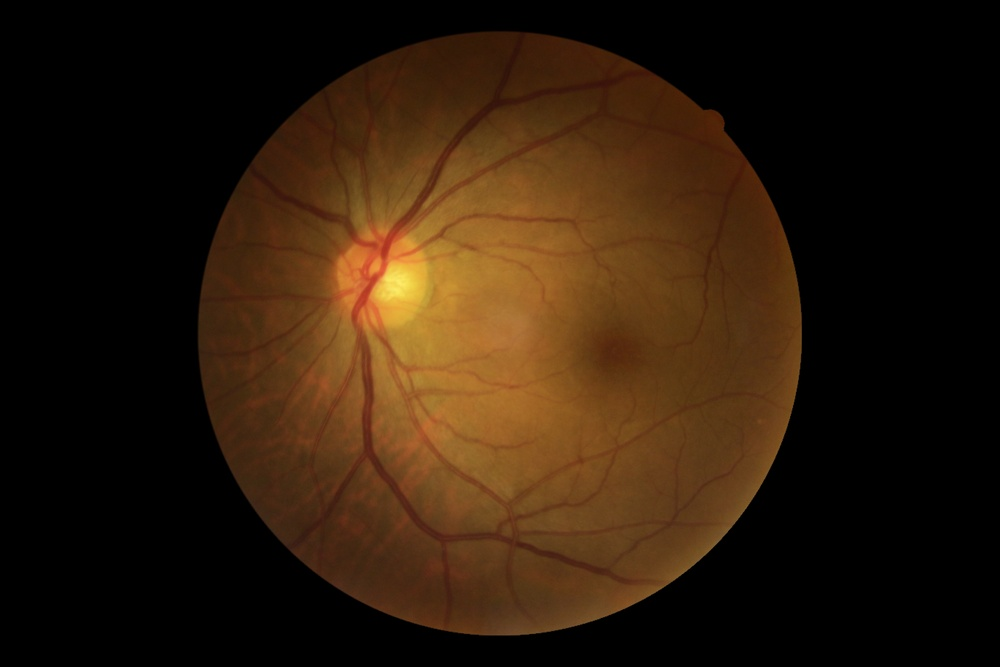
#> input picture data/image_1.jpg, 1000 x 667 px, shrunk from 2736 x 1824 before the run
$ jupyter execute apply_seoud.ipynb
#> lines starting #> are read from the running program, lines starting #| are printed output that depends on the picture; after the words box and inside, x2 and y2 are one past the last pixel; in counts of white or black regions, pixels touching at a corner belong together
#> further down, image is the input picture: shape (667, 1000, 3); mean B, G, R 11, 27.4, 45.4
[cell 1]
import cv2
import numpy as np
import os
from bokeh.plotting import figure, show
from bokeh.layouts import gridplot
from bokeh.io import output_notebook

def cvt2bokeh(img):
    h, w = img.shape[:2]
    container = np.empty((h, w), dtype=np.uint32)
    view = container.view(dtype=np.uint8).reshape((h, w, 4))
    view[:, :, 0] = img[::-1, :, 0]  # copy red channel
    view[:, :, 1] = img[::-1, :, 1]  # copy blue channel
    view[:, :, 2] = img[::-1, :, 2]  # copy green channel
    view[:, :, 3] = 255
    return container

def fundus_roi(image, mask=None):
    hsv_image = cv2.cvtColor(image, cv2.COLOR_BGR2HSV)
#> hsv_image: shape (667, 1000, 3); mean H, S, V 7, 89.2, 45.5
    h, s, v = cv2.split(hsv_image)
    threshold = 15
    _, roi = cv2.threshold(v, threshold, 1, cv2.THRESH_BINARY)
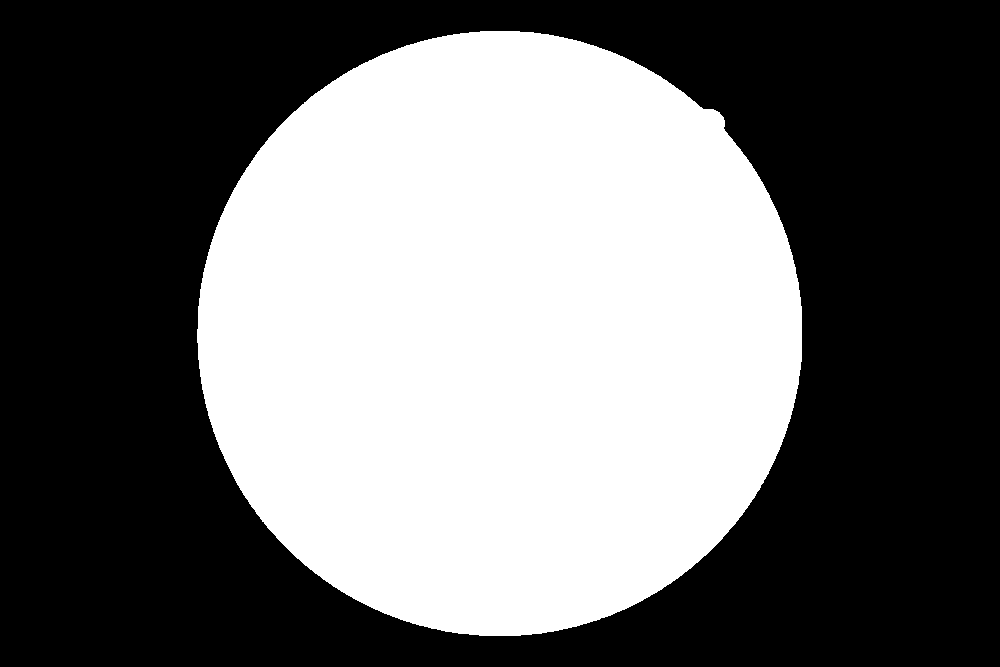
#> roi: shape (667, 1000); values 0 (black) and 1 (white), 43.2% white; 1 white region, box (x1, y1, x2, y2) and area: (197, 31, 802, 636) 288057
    roi = roi.astype(bool)
    white_pixels = np.argwhere(roi == 1)
#> white_pixels = 288057 pairs, first value 31 to 635, second value 197 to 801
    if white_pixels.size == 0:
        print("Aucun pixel blanc trouvé dans le masque.")
        return {"roi": roi, "diameter": 0, "image": image}
    x_min, y_min = np.min(white_pixels, axis=0)
#> x_min = 31; y_min = 197
    x_max, y_max = np.max(white_pixels, axis=0)
#> x_max = 635; y_max = 801
    diameter_x = x_max - x_min
#> diameter_x = 604
    diameter_y = y_max - y_min
#> diameter_y = 604
    diameter = int(np.maximum(diameter_x, diameter_y))
#> diameter = 604
    return {"roi": roi, "diameter": diameter, "image": image}

def apply_seoud(image, roi=None, diameter=None):
    data = fundus_roi(image)
#> data = 3 items
    roi = data["roi"]
    roi = roi.astype(np.uint8)
    D = data["diameter"]
#> D = 604
    roi_bool = roi > 0

    mean_img = np.mean(image[roi_bool])
#> mean_img = 64.68
    std_img = np.std(image[roi_bool])
#> std_img = 43.15
    kernel = cv2.getStructuringElement(cv2.MORPH_CROSS, (3, 3))
    dilated_image = cv2.dilate(image, kernel, iterations=25)
    image[roi == 0] = np.mean(image, axis=(0, 1))
    roi = cv2.erode(roi, np.ones((9, 9)), iterations=1)
#> roi: shape (667, 1000); values 0 (black) and 1 (white), 41.7% white; 1 white region, box (x1, y1, x2, y2) and area: (201, 35, 798, 632) 278434
    expended_roi = np.expand_dims(roi, 2)
    dilated_image[dilated_image[:, :, 0] < 100] = np.mean(dilated_image, axis=(0, 1))
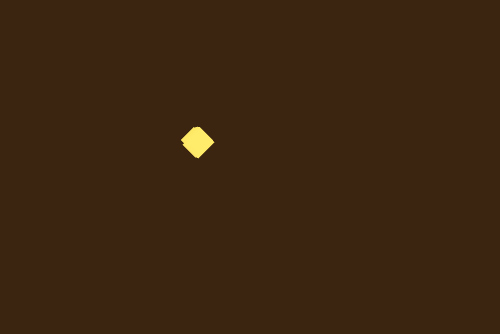
#> dilated_image: shape (667, 1000, 3) (shown at 1/2 size); mean B, G, R 17.3, 37.7, 59.7

    image = image * expended_roi + (1 - expended_roi) * dilated_image

    h0 = D // 5
#> h0 = 120
    h1 = D // 10
#> h1 = 60
    h2 = D // 360
#> h2 = 1
    h3 = D // 28
#> h3 = 21
    h0 += (h0 + 1) % 2
#> h0 = 121
    h1 += (h1 + 1) % 2
#> h1 = 61
    h2 += (h2 + 1) % 2
    h3 += (h3 + 1) % 2

    blur = cv2.medianBlur(image, min(h1, 255))

    std = local_std(image, h1)
    std = std.clip(std_img, std.max())
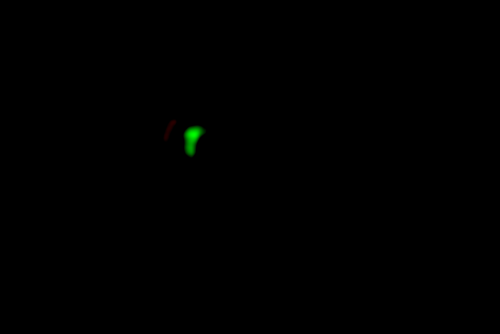
#> std: shape (667, 1000, 3) float32 (shown at 1/2 size); mean B, G, R 43.4, 43.5, 43.4; drawn with min black and max white

    c1s = cv2.split(image)
    c2s = cv2.split(blur)
    out = []
    for c1, c2 in zip(c1s, c2s):
        out.append(cv2.addWeighted(c1, 1, c2, -1, np.mean(image)))
#> this loop made 3 passes
#> after the loop, out = 3 items
    output = cv2.merge(out)

    hpf = cv2.addWeighted(output, 1, cv2.blur(output, (h3, h3)), -1, np.mean(output))

    output = cv2.addWeighted(output.astype(np.float32), 1, cv2.divide(hpf.astype(np.float32), std + 1e-7), 1, 0).clip(0, 255)

    cs = cv2.split(output)
    out = []
    for c in cs:
        c = (std_img * (c - c.mean()) / c.std()) + 127
        c = c.clip(mean_img - 3 * std_img, mean_img + 3 * std_img)
        out.append(c)
#> this loop made 3 passes
#> pass 1, in apply_seoud, `c = c.clip(mean_img - 3 * std_img, mean_img + 3 * std_img)`:
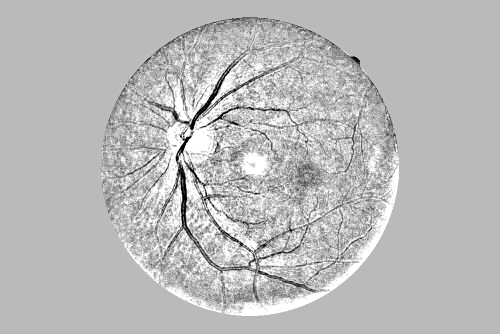
#> c: shape (667, 1000) float32 (shown at 1/2 size); min -64.76, max 194.1, mean 124.7; drawn with min black and max white

    output = cv2.merge(out).clip(0, 255).astype(np.uint8)
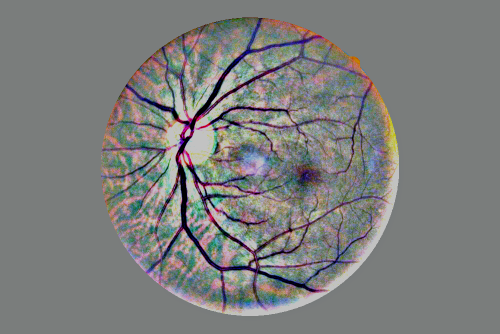
#> output: shape (667, 1000, 3) (shown at 1/2 size); mean of channels 0, 1, 2 124.3, 125.5, 124.3; drawn as B, G, R
    return {"image": image, "output": output * expended_roi}

def local_std(image, size):
    img_sq = cv2.multiply(image.astype(np.float32), image.astype(np.float32))
    E_img_sq = cv2.blur(img_sq, (size, size))

    E_local = cv2.blur(image.astype(np.float32), (size, size))
    sq_E_local = cv2.multiply(E_local, E_local)

    var = cv2.add(E_img_sq, -sq_E_local)
    std = cv2.sqrt(var.clip(1e-3, var.max()))
    return std

# Charger une image depuis le dossier ../data
image_path = "../data/image_1.jpg"
image = cv2.imread(image_path)

if image is None:
    print(f"Erreur: Impossible de charger l'image {image_path}.")
else:
    output_notebook()  # Active la sortie Bokeh dans le notebook

    image_rgb = cv2.cvtColor(image, cv2.COLOR_BGR2RGB)
    seoud_image = apply_seoud(image)
#> seoud_image = 2 items

    # Convertir les images en format Bokeh RGBA avec cvt2bokeh
    image_bokeh = cvt2bokeh(image_rgb)
    seoud_bokeh = cvt2bokeh(seoud_image['output'])
#> in cvt2bokeh (call 2), `container = np.empty((h, w), dtype=np.uint32)`:
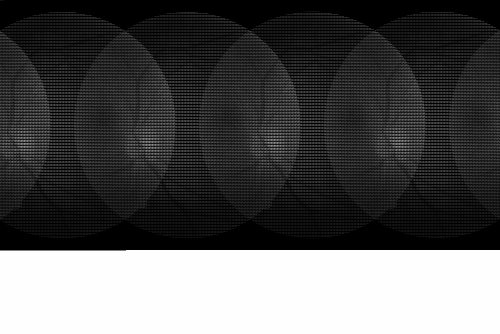
#> container: shape (667, 1000) uint32 (shown at 1/2 size); min 0, max 4.29e+09, mean 1.42e+09; drawn with min black and max white
#> in cvt2bokeh (call 2), `view[:, :, 2] = img[::-1, :, 2]`:
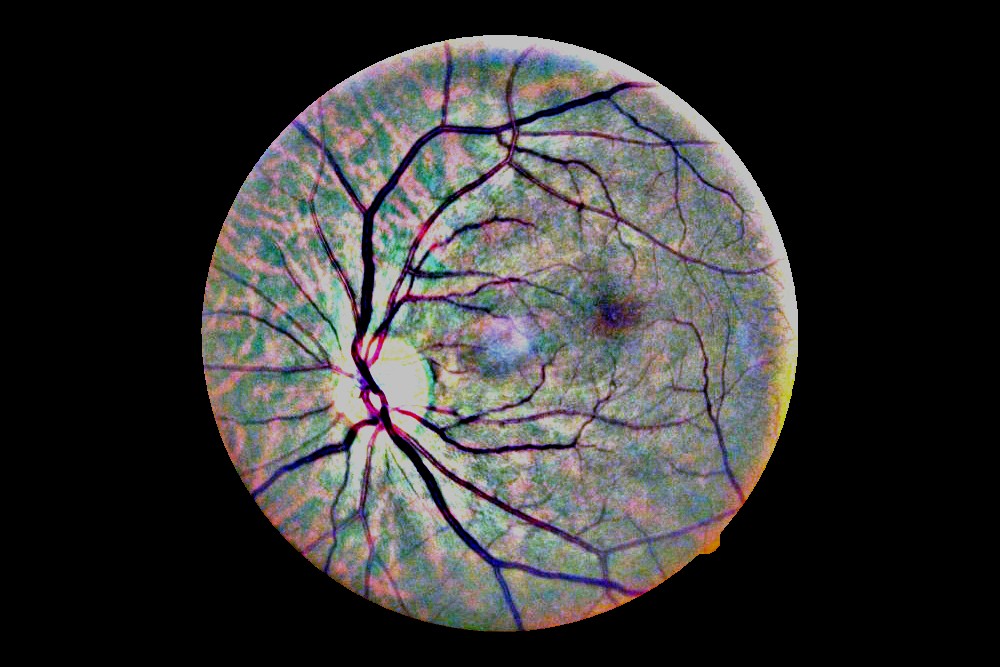
#> view: shape (667, 1000, 4); mean of channels 0, 1, 2, 3 52.1, 52.7, 53.2, 84.7; drawn as B, G, R


    # Créer les figures Bokeh pour afficher les images
    p1 = figure(title="Image originale",
                x_range=(0, image_rgb.shape[1]), y_range=(0, image_rgb.shape[0]),
                width=image_rgb.shape[1]//6, height=image_rgb.shape[0]//6)
    p1.image_rgba(image=[image_bokeh], x=0, y=0, dw=image_rgb.shape[1], dh=image_rgb.shape[0])

    p2 = figure(title="Image Seoud RGB",
                x_range=p1.x_range, y_range=p1.y_range,
                width=image_rgb.shape[1]//6, height=image_rgb.shape[0]//6)
    p2.image_rgba(image=[seoud_bokeh], x=0, y=0, dw=seoud_image['output'].shape[1], dh=seoud_image['output'].shape[0])

    # Créer une grille de plots Bokeh
    grid = gridplot([[p1, p2]], toolbar_location='right')

    # Afficher la grille de plots dans le notebook
    show(grid)

$ run again, with data/image_2.jpg copied over data/image_1.jpg
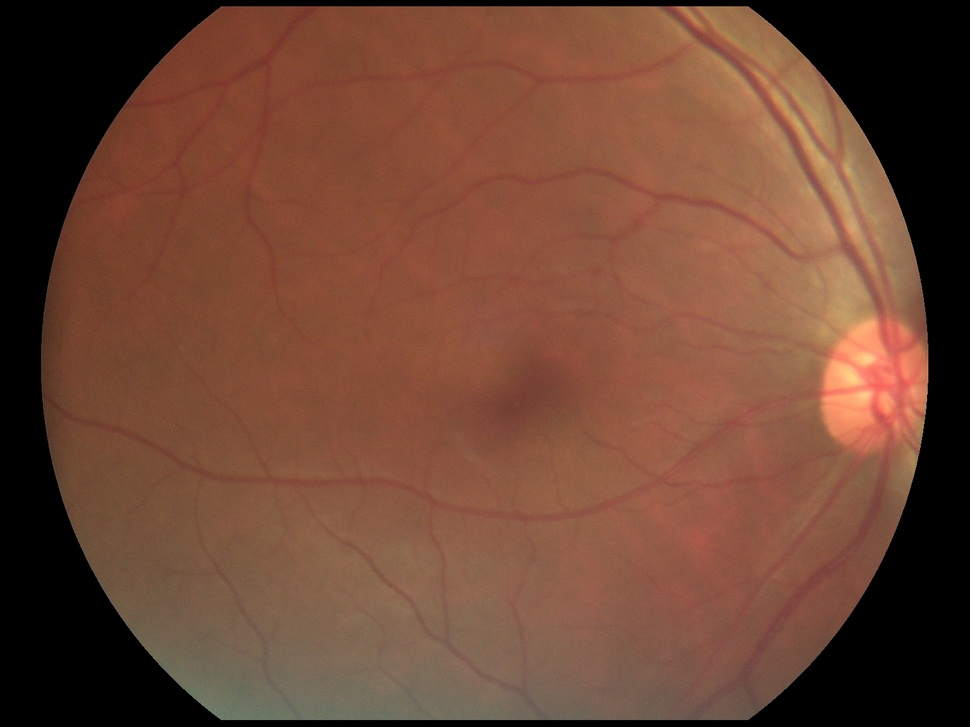
#> input picture data/image_2.jpg, 970 x 727 px, shrunk from 1536 x 1152 before the run
#> image is the input picture: shape (727, 970, 3); mean B, G, R 52.3, 69.9, 110.1
#> hsv_image: shape (727, 970, 3); mean H, S, V 8.7, 109.9, 110.2
#> in fundus_roi, `_, roi = cv2.threshold(v, threshold, 1, cv2.THRESH_BINARY)`:
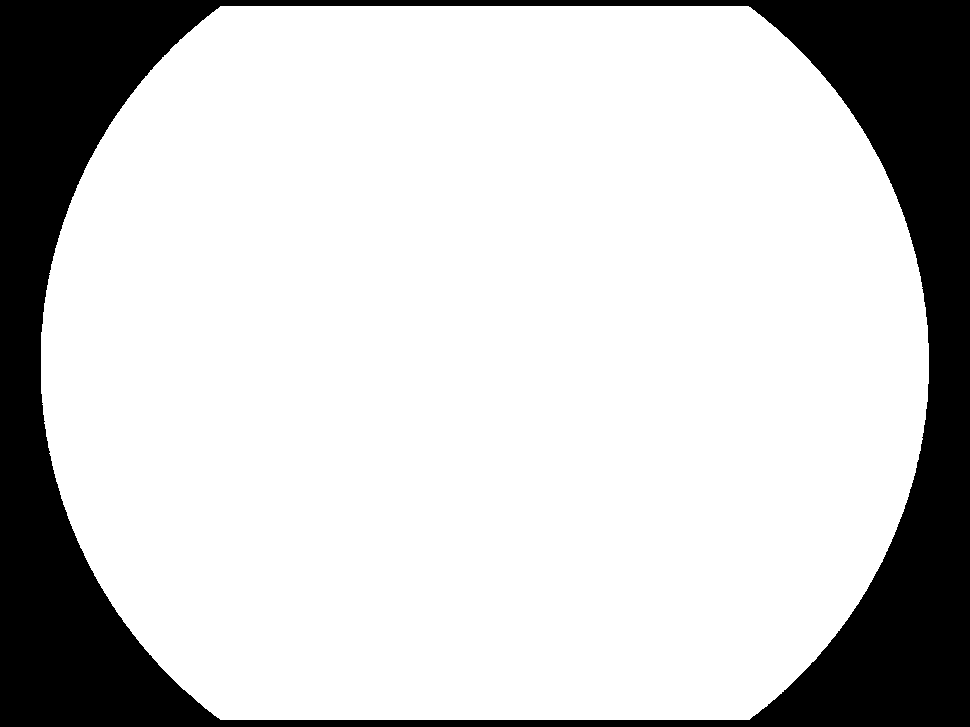
#> roi: shape (727, 970); values 0 (black) and 1 (white), 79% white; 1 black region, box (x1, y1, x2, y2) and area: (0, 0, 970, 727) 148152
#> white_pixels = 557038 pairs, first value 6 to 719, second value 41 to 928
#> x_min = 6; y_min = 41
#> x_max = 719; y_max = 928
#> diameter_x = 713
#> diameter_y = 887
#> data = 3 items
#> D = 887
#> mean_img = 98.01
#> std_img = 35.63
#> h0 = 177
#> in apply_seoud, `h1 = D // 10`: h1 = 88
#> in apply_seoud, `h2 = D // 360`: h2 = 2
#> h3 = 31
#> in apply_seoud, `h1 += (h1 + 1) % 2`: h1 = 89
#> in apply_seoud, `h2 += (h2 + 1) % 2`: h2 = 3
#> the loop in apply_seoud, `for c1, c2 in zip(c1s, c2s):` made 3 passes
#> after the loop in apply_seoud, `for c1, c2 in zip(c1s, c2s):`: out = 3 items
#> the loop in apply_seoud, `for c in cs:` made 3 passes
#> seoud_image = 2 items
#> in cvt2bokeh, `view[:, :, 2] = img[::-1, :, 2]`:
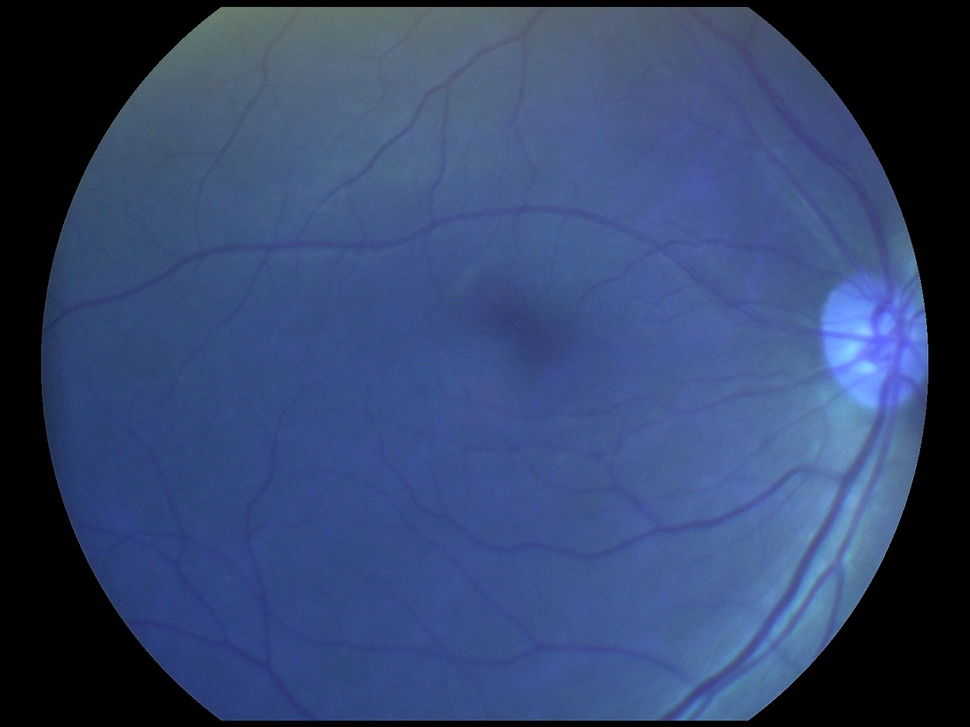
#> view: shape (727, 970, 4); mean of channels 0, 1, 2, 3 110.1, 69.9, 52.3, 96.3; drawn as B, G, R

$ run again, with data/image_3.jpg copied over data/image_1.jpg
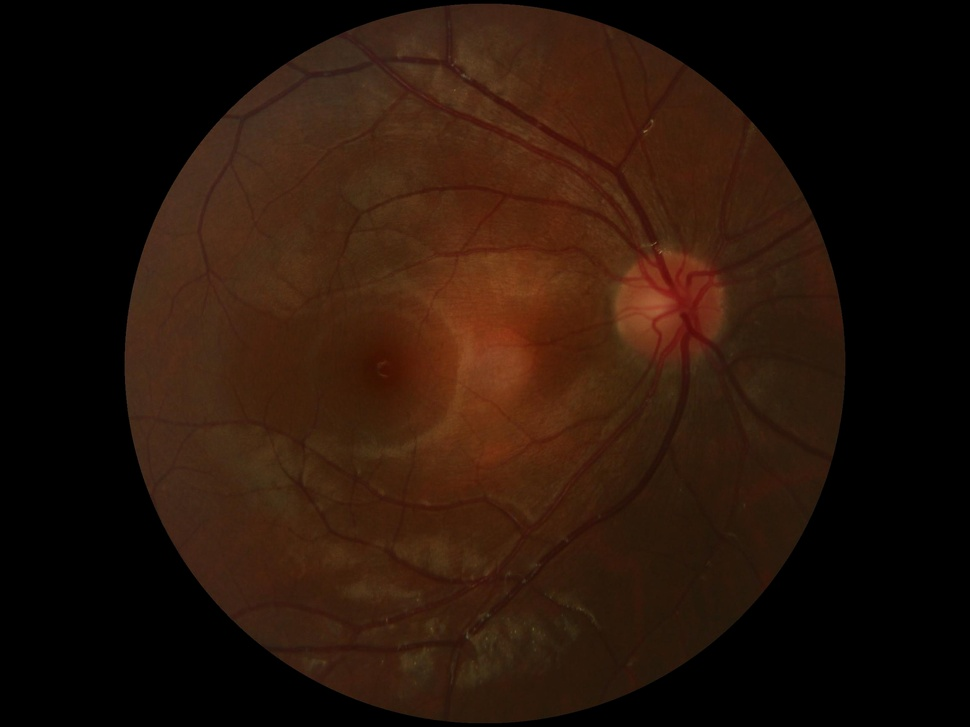
#> input picture data/image_3.jpg, 970 x 727 px, shrunk from 2304 x 1728 before the run
#> image is the input picture: shape (727, 970, 3); mean B, G, R 9.8, 20.5, 39.4
#> hsv_image: shape (727, 970, 3); mean H, S, V 7.4, 115.2, 39.4
#> in fundus_roi, `_, roi = cv2.threshold(v, threshold, 1, cv2.THRESH_BINARY)`:
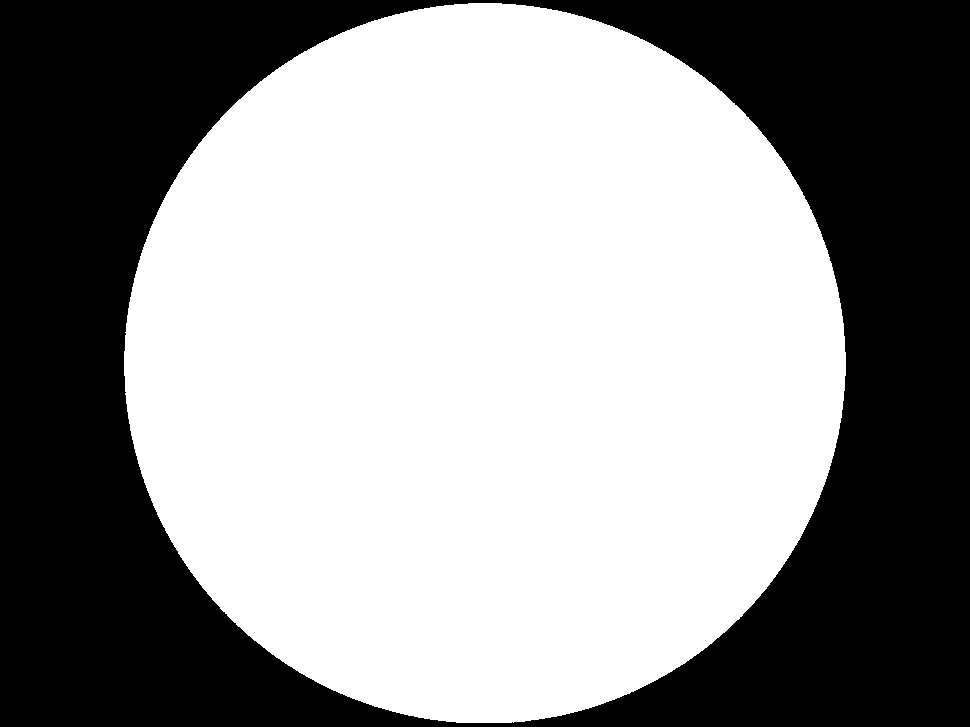
#> roi: shape (727, 970); values 0 (black) and 1 (white), 57.9% white; 1 black region, box (x1, y1, x2, y2) and area: (0, 0, 970, 727) 297042
#> white_pixels = 408148 pairs, first value 3 to 722, second value 124 to 845
#> x_min = 3; y_min = 124
#> x_max = 722; y_max = 845
#> diameter_x = 719
#> diameter_y = 721
#> data = 3 items
#> D = 721
#> mean_img = 40.09
#> std_img = 24.68
#> in apply_seoud, `h0 = D // 5`: h0 = 144
#> in apply_seoud, `h1 = D // 10`: h1 = 72
#> in apply_seoud, `h2 = D // 360`: h2 = 2
#> h3 = 25
#> in apply_seoud, `h0 += (h0 + 1) % 2`: h0 = 145
#> in apply_seoud, `h1 += (h1 + 1) % 2`: h1 = 73
#> in apply_seoud, `h2 += (h2 + 1) % 2`: h2 = 3
#> the loop in apply_seoud, `for c1, c2 in zip(c1s, c2s):` made 3 passes
#> after the loop in apply_seoud, `for c1, c2 in zip(c1s, c2s):`: out = 3 items
#> the loop in apply_seoud, `for c in cs:` made 3 passes
#> seoud_image = 2 items
#> in cvt2bokeh (call 2), `view[:, :, 2] = img[::-1, :, 2]`:
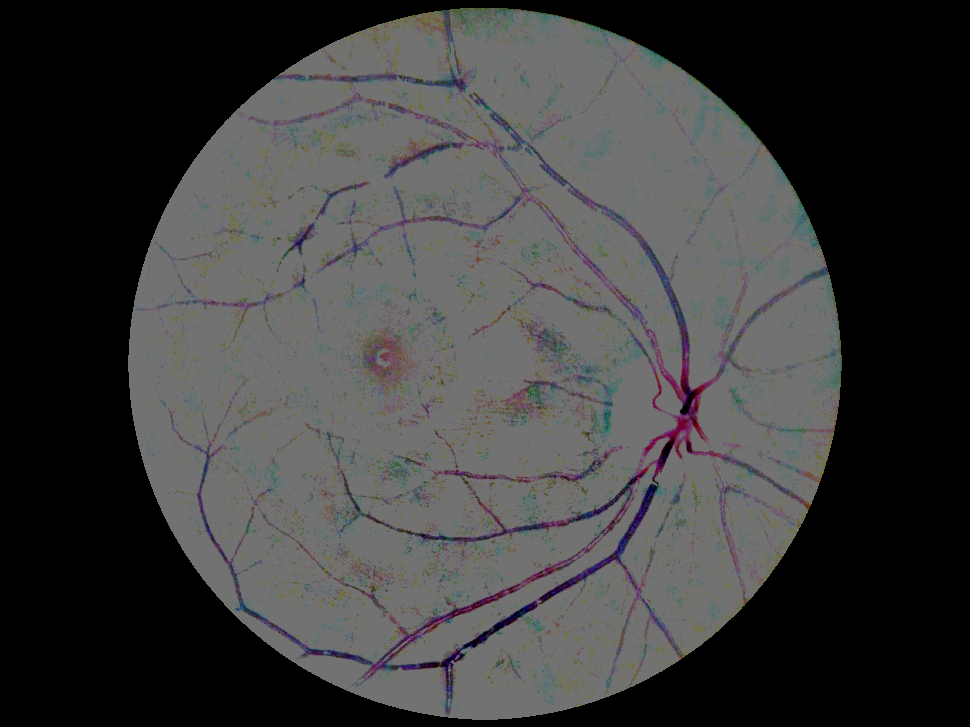
#> view: shape (727, 970, 4); mean of channels 0, 1, 2, 3 60.9, 60.9, 61.1, 69.5; drawn as B, G, R
